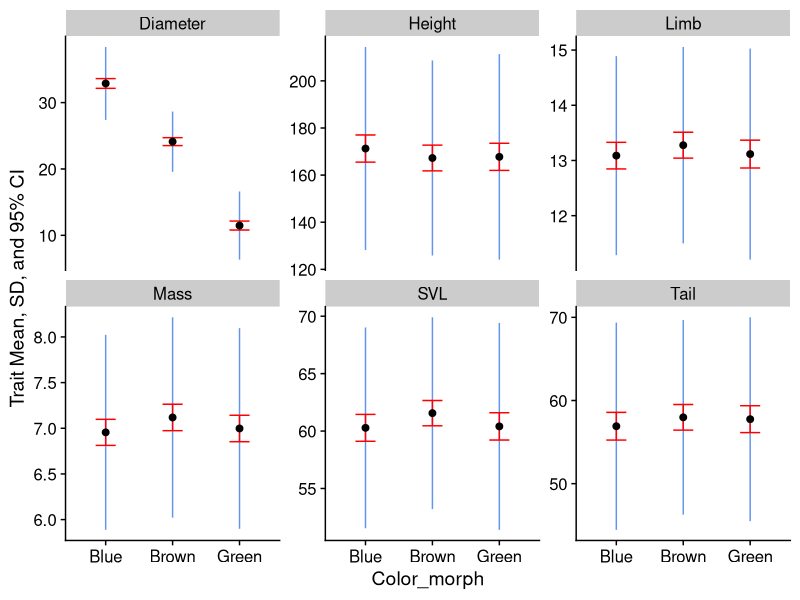

Here is the R script that generated this plot:
## ---- chunk 1
# This invisible block is a workaround for Travis CI not having the tidyverse meta-package; 
library(ggplot2)
library(dplyr)
library(readr)
library(tibble)
library(tidyr)
library(forcats)
library(cowplot)
theme_set(theme_cowplot())
lizards <- read_csv("example_data/anoles.csv") # See Appendix A if you don't have this
succession_data_wide <- read_csv("example_data/succession_wide_untidy.csv")
yeast_data <- read_csv("example_data/yeast_data_partial.csv")
knitr::opts_chunk$set(collapse = TRUE)
# Capture View()
# rm(View)
real_view = View
View = function(x,...){
  # Scrollable table output
  # knitr::kable(head(x))
  x %>% head(n = 10) %>% 
    kableExtra::kbl() %>% 
    kableExtra::kable_paper() %>% 
    kableExtra::scroll_box(width = "100%")
} 
## ---- chunk 2
View(succession_data_wide)
## ---- chunk 3
succession_data_wide %>% 
  pivot_longer(
    # The first argument is the column names you want to reshape
    # This uses the same syntax of select() and across() from dplyr
    cols = -c(Type:DBH), # minus sign grabs everything NOT between Type & DBH: 
    names_to = "Species", # Name of the column that stores the old column names
    values_to = "is_present") %>%  # Name of the oclumn that stores old cell values
  View()
## ---- chunk 4
succession_longer = 
  succession_data_wide %>% pivot_longer(
    cols = -c(Type:DBH), names_to = "Species", values_to = "is_present") %>%
  filter(!is.na(is_present)) %>% # Remove missing values
  select(-is_present) # This column is no longer useful
View(succession_longer)
## ---- chunk 5
succession_sep = succession_longer %>% 
    separate(col = Type, # Column to separate; note that the arg is col, not .col
           into = c("Habitat", "Tree_type"), # Names of the new columns to separate into
           sep = "-") # the character used to mark the separation
View(succession_sep)
## ---- chunk 6
succession_tidy = succession_sep %>% 
  unite(col = "sample_point", # Name of new colum
        Habitat, Team, Sample, # columns to unite (note; these are all seaprate args)
        sep = "-", # separate the columns with a dash
        remove = FALSE # by default, unite() removes the columns to separate; this disables that because we want to keep Habitat
        ) %>% 
  select(-Team, -Sample) 
succession_tidy %>% View()
## ---- chunk 7
View(yeast_data)
## ---- chunk 8
yeast_data %>% 
  pivot_longer(G0.05:U0.3,
    names_to = c("Substrate", "Concentration"), # The names will go into these columns
    names_sep = 1, # separate the names between columns after the first character
    values_to = "Gene_expression") %>% 
  glimpse()
## ---- chunk 9

# We're going to create a list that tells pivot_longer to use the 
  # as.numeric() function on Concentration
  # a list() is basically a big box you can put any other kind of data structure into
  # Each item in a list is called an elements; elements can be named or not
  # This list has one named element; if we wanted to transform more columns, we could include them here as well
convert_concentration = list(
  Concentration = as.numeric # Note there's no parentheses; this is because we're identifying the function, not calling it.
  ) 

# We'll talk more about lists later

tidy_yeast = yeast_data %>% 
  pivot_longer(G0.05:U0.3,
    names_to = c("Substrate", "Concentration"), names_sep = 1, 
    names_transform = convert_concentration, # We could also have defined the list here
    values_to = "Gene_expression") 
tidy_yeast %>% glimpse()
## ---- chunk 10
lizard_smry_by_color = lizards %>% 
  # Group the data by color morph
  group_by(Color_morph) %>% 
  summarize(
    across(where(is.numeric), # For all numeric columns...
           list(Mean = mean, Med = median, SD = sd)
           # run mean(), meidan(), and sd() on each group & variable
           # Note that the list elements follows the pattern Name = function
    ),N = n() ) # This is outside of across, since it's only run once per group
glimpse(lizard_smry_by_color)
## ---- chunk 11
lizard_smry_tidy = lizard_smry_by_color %>% 
  pivot_longer(-c(Color_morph, N), # exclude the columns
               names_to = c("Trait", ".value"),
               names_sep = "_") %>% 
  mutate(SE = SD/sqrt(N)) # may as well calculate standard error while we're here
View(lizard_smry_tidy)
## ---- chunk 12
lizard_smry_tidy %>% 
  ggplot(aes(x = Color_morph)) + 
  facet_wrap(~Trait, scales = "free_y") +
  # SD:
  geom_linerange(aes(ymin = Mean - SD, ymax = Mean + SD), color = "cornflowerblue") + 
  # Confidence Interval:
  geom_errorbar(aes(ymin = Mean - SE * 1.96, ymax = Mean + SE * 1.96), 
                color = "red", width = .3) + 
  # Mean
  geom_point(aes(y = Mean), size = 2) + 
  ylab("Trait Mean, SD, and 95% CI") 
